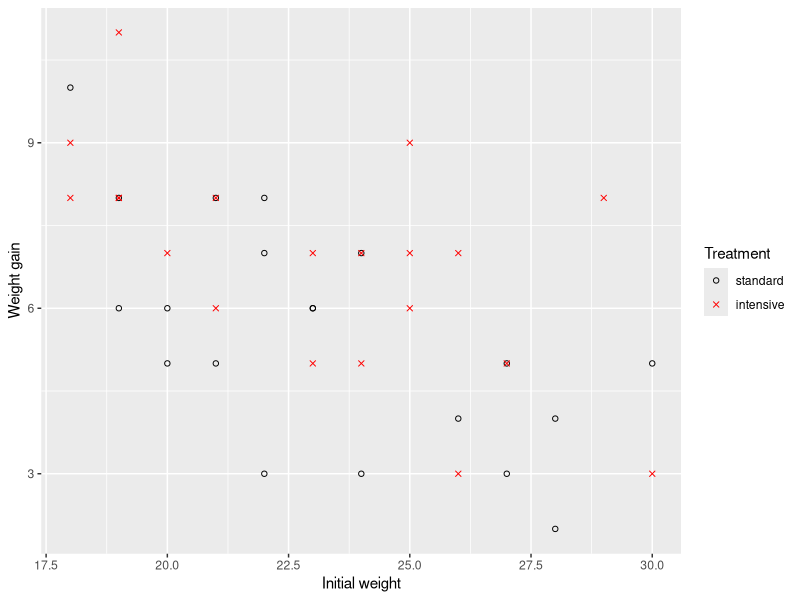
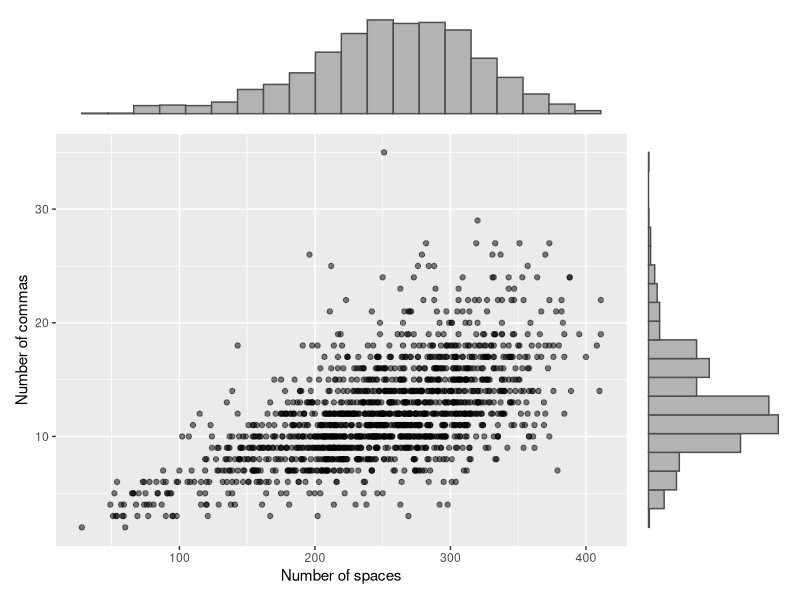

Reproduce these figures in R, in order.
## ---- chunk 1
library(tidyverse)
## ---- chunk 2
goats <- read_csv("../data/goats.csv") %>% mutate(Treatment = as_factor(Treatment))
ggplot(goats) +
  geom_point(aes(x=Wt.ini, y=Wt.gain, shape=Treatment, col=Treatment)) +
  labs(x = "Initial weight", y="Weight gain") +
  scale_colour_manual(values = c("black", "red")) +
  scale_shape_manual(values = c("circle open", "cross"))
## ---- chunk 3
space_comma <- read_csv("../data/amazon_space_comma.csv")
g1 <- ggplot(space_comma) + geom_point(aes(x=Spaces, y=Commas), alpha=0.5) +
  labs(x = "Number of spaces", y = "Number of commas")
g2 <- ggplot(space_comma) + geom_histogram(aes(x=Spaces), bins=20, fill='grey70', col='grey30') + theme_void()
g3 <- ggplot(space_comma) + geom_histogram(aes(y=Commas), bins=20, fill='grey70', col='grey30') + theme_void()
library(patchwork)

g2 + plot_spacer() + g1 + g3 +
  plot_layout(ncol = 2, 
    nrow = 2, 
    widths = c(4, 1),
    heights = c(1, 4))
